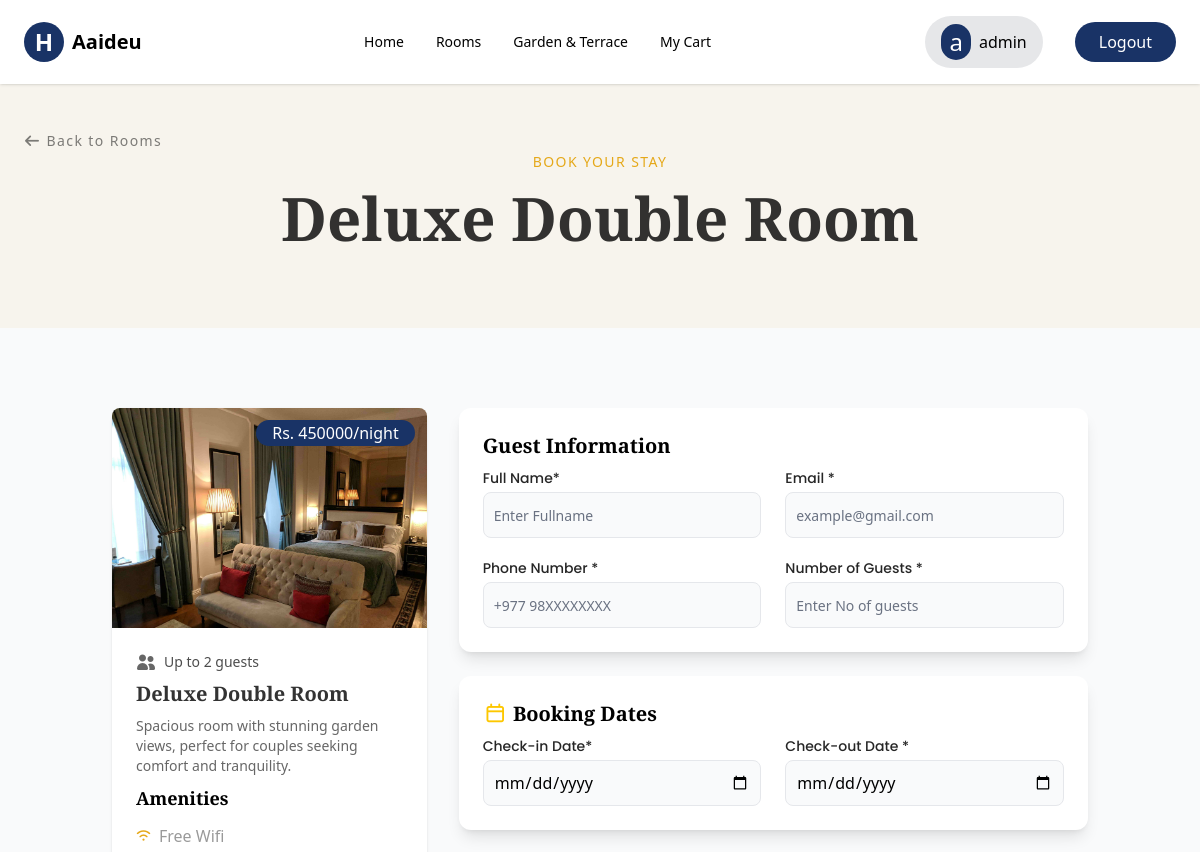
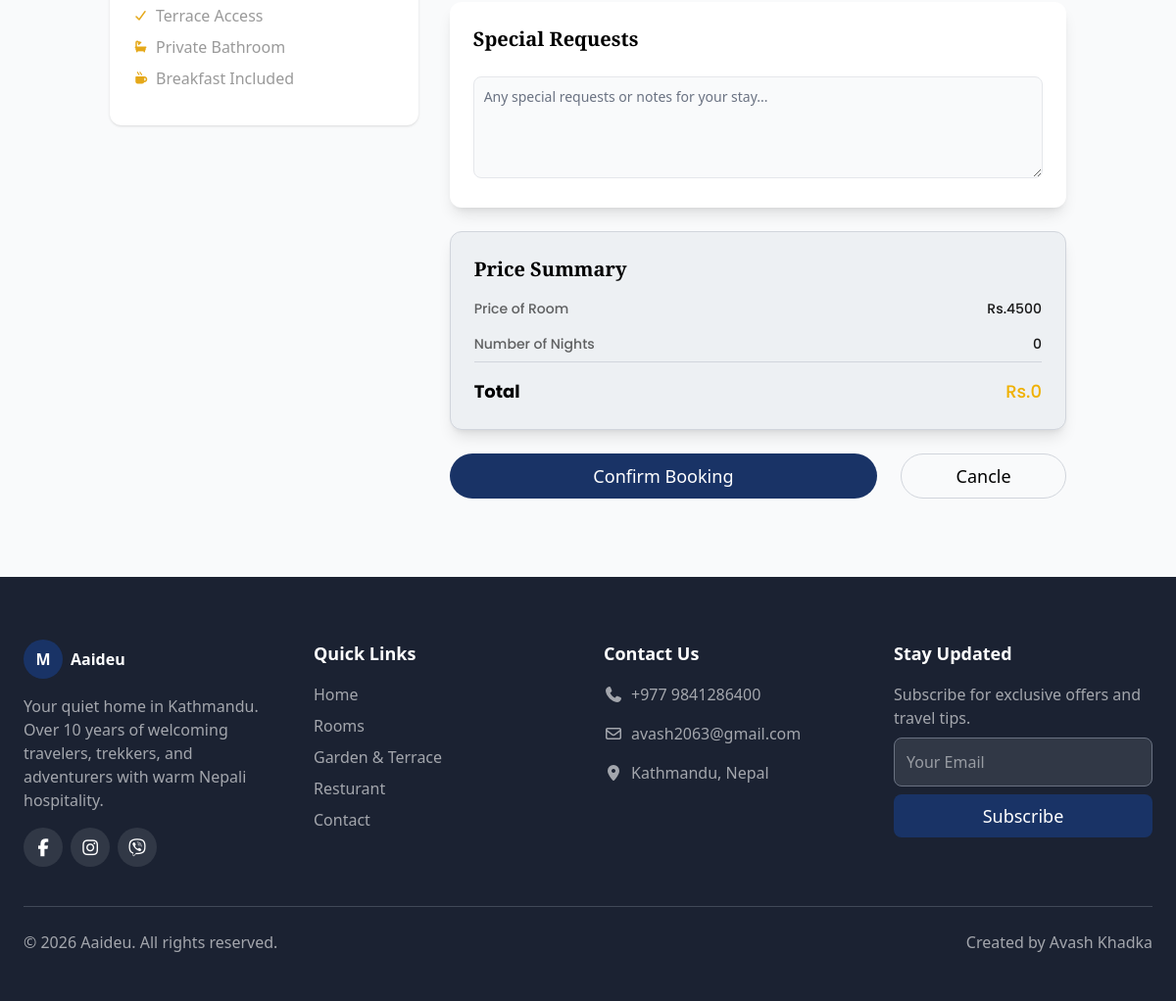
/Pages/checkout.php?id=1 (signed in), run on the app's committed database (2 pictures, top to bottom).
### tables this page shows
CREATE TABLE `rooms` (
  `room_id` int(11) NOT NULL,
  `label` varchar(100) DEFAULT NULL,
  `price` int(11) NOT NULL,
  `no_of_guests` int(11) NOT NULL,
  `description` text DEFAULT NULL,
  `image` text DEFAULT NULL,
  `features` text DEFAULT NULL,
  `available` int(11) DEFAULT 1,
  `created_At` timestamp NOT NULL DEFAULT current_timestamp()
);

### Pages/checkout.php (the view, shortened to what the rows shown need)
<?php
include '../conn.php';
if ($_GET['id']) {
    $id = $_GET['id'];
    $sql = "SELECT * from rooms where room_id = '$id'";
    $res = mysqli_query($conn, $sql);
        $row = mysqli_fetch_assoc($res);
}
?>
<!doctype html>
<html lang="en">
<head>
    <script src="https://cdn.jsdelivr.net/npm/@tailwindcss/browser@4"></script>
    <link rel="stylesheet" href="https://cdnjs.cloudflare.com/ajax/libs/font-awesome/7.0.1/css/all.min.css"
 />
    <link rel="stylesheet" href="../Css/style.css" />
</head>
<body>
    <nav class="container mx-auto">
        <div class="fixed top-0 left-0 right-0 z-40 lg:py-4 text-black shadow-sm bg-white transition-all duration-300"
            id="nav-cont">
            <div class="flex justify-between w-full items-center max-w-7xl ml-auto mr-auto px-6 py-2 lg:py-0">
                <div class="lg:flex gap-8 items-center hidden">
                    <?php
                    if (!$_SESSION['isLogin']) {
                        echo ' <a href="login.php" class=" text-base font-medium text-white transition-all duration-300 bg-primary py-2 px-6 rounded-full">Login</a>';
                    } else {
                        echo '<div class=" flex gap-2 items-center bg-gray-900/10 py-2 px-4 rounded-full text-gray-900  ">
                            <div class=" p-2 h-9 rounded-full text-white bg-primary text-2xl  flex justify-center items-center">' . $_SESSION['username'][0] . '</div>
                            <h1 class="text-base font-medium text-black transition-all duration-300" id="userName">' . $_SESSION['username'] . '</h1>
                        </div><a href="logout.php" class=" text-base font-medium text-white transition-all duration-300 bg-primary py-2 px-6 rounded-full">Logout</a>';
                    }
                    ?>
                </div>
            </div>
        </div>
    </nav>
    <main class="">
        <div class="bg-[#F7F4ED]">
            <section class="max-w-7xl mx-auto relative pt-32 pb-20 px-6 bg-[#F7F4ED]">
                <div class="text-center">
                    <h1 class="text-sm tracking-widest  font-medium text-[#E5A819]">BOOK YOUR STAY</h1>
                    <p class="text-black/80 text-4xl md:text-6xl font-semibold text-playfair mt-4">
                        <?php echo $row['label'] ?>
                    </p>
                </div>
            </section>
        </div>
        <div class="bg-[#F9FAFB]">
            <section class="container mx-auto relative pt-20 pb-20 px-6">
                <div class="max-w-7xl flex gap-8 mx-auto">
                    <div class="flex-1 w-full sticky top-35">
                        <div
                            class="rounded-xl w-full pb-2 bg-white shadow-sm group hover:shadow-xl transition-all duration-400 sticky top-32 ">
                            <div class="text-white absolute z-1 py-px rounded-full px-4 top-3 right-3 bg-[#193366] ">Rs.
                                <?php echo $row['price'] ?>00/night
                            </div>
                            <div class="rounded-t-lg w-full object-cover h-55 overflow-hidden ">
                                <img src="../Assets/rooms/<?php echo $row['image'] ?>" alt=""
                                    class="w-full h-60 group-hover:scale-110 transition-all duration-500 object-cover" />
                            </div>
                            <div class="p-6 flex flex-col">
                                <span class="flex items-center gap-2 mb-2">
                                    <i class="fa-solid fa-user-group text-black/60"></i>
                                    <p class="text-sm text-black/70 font-medium">Up to
                                        <?php echo $row['no_of_guests'] ?>
                                        guests
                                    </p>
                                </span>
                                <h1 class="text-playfair font-semibold text-xl text-black/80 mb-2">
                                    <?php echo $row['label'] ?>
                                </h1>
                                <p class="text-black/60 font-medium mb-2 text-sm"> <?php echo $row['description'] ?></p>
                                <h2 class="text-playfair text-lg text-black font-bold mb-2">Amenities</h2>
                                <div class=" text-[#E5A819] ">
                                    <div class="flex items-center gap-2 py-1 rounded-full">
                                    </div>
                                    <div class="flex items-center gap-2 py-1 rounded-full">
                                    </div>
                                    <div class="flex items-center gap-2 py-1 rounded-full">
                                    </div>
                                    <div class="flex items-center gap-2 py-1 rounded-full">
                                    </div>
                                </div>
                            </div>
                        </div>
                    </div>
                    <form class="flex-2" method="POST">
                        <div class="flex flex-col gap-6">
                            <div class="bg-white p-6 shadow-lg rounded-xl">
                                <h1 class="text-playfair text-xl font-semibold">Guest Information</h1>
                                <div class="grid grid-cols-2 gap-x-6 gap-y-3">
                                    <div class="mt-2 space-y-1">
                                        <h2 class="text-sm font-medium text-poppins text-black/85">Full Name*</h2>
                                    </div>
                                    <div class="mt-2 space-y-1">
                                        <h2 class="text-sm font-medium text-poppins text-black/85">Email *</h2>
                                    </div>
                                    <div class="mt-2 space-y-1">
                                        <h2 class="text-sm font-medium text-poppins text-black/85">Phone Number *</h2>
                                    </div>
                                    <div class="mt-2 space-y-1">
                                        <h2 class="text-sm font-medium text-poppins text-black/85">Number of Guests *
                                        </h2>
                                    </div>
                                </div>
                            </div>
                            <div class="bg-white p-6 shadow-lg rounded-xl">
                                <h1 class="text-playfair text-xl font-semibold"><i
                                        class="text-yellow-400 fa-regular fa-calendar"></i> Booking Dates</h1>
                                <div class="grid grid-cols-2 gap-x-6 gap-y-3">
                                    <div class="mt-2 space-y-1">
                                        <h2 class="text-sm font-medium text-poppins text-black/85">Check-in Date*</h2>
                                    </div>
                                    <div class="mt-2 space-y-1">
                                        <h2 class="text-sm font-medium text-poppins text-black/85">Check-out Date *</h2>
                                    </div>
                                </div>
                            </div>
                            <div class="bg-white p-6 shadow-lg rounded-xl">
                                <h1 class="text-playfair text-xl font-semibold">
                                    Special Requests</h1>
                            </div>
                            <div class="bg-[#EDF0F3] w-full p-6 shadow-lg rounded-xl border border-gray-300">
                                <h1 class="text-playfair text-xl font-semibold">
                                    Price Summary</h1>
                                <div class="w-full flex justify-between mt-4">
                                    <h2 class="text-sm font-medium text-poppins text-black/60">Price of Room</h2>
                                    <h1 class="text-sm font-medium text-poppins text-black/90">
                                        Rs.<?php echo $row['price'] ?></h1>
                                </div>
                                <div class="w-full flex justify-between mt-4">
                                    <h2 class="text-sm font-medium text-poppins text-black/60">Number of Nights</h2>
                                    <h1 class="text-sm font-medium text-poppins text-black/90" id="noDayDisplay">0
                                    </h1>
                                </div>
                                <div class="w-full flex justify-between mt-4">
                                    <h2 class="text-lg text-poppins text-black font-bold">Total</h2>
                                    <h1 class="text-lg text-yellow-500 font-medium text-poppins " id="totalprice">Rs.0
                                    </h1>
                                </div>
                            </div>
                        </div>
                    </form>
                </div>
            </section>
        </div>
    </main>
    <footer class="bg-[#1B2232] pt-10">
        <div class="p-6 max-w-7xl mx-auto">
            <div class="grid grid-cols-1 lg:grid-cols-4 md:grid-cols-2 gap-8 justify-between text-white">
                <span>
                    <div class="flex gap-2 text-white font-bold items-center">
                        <h2 class="bg-[#193366] p-2 rounded-full w-10 h-10 flex justify-center items-center text-white">
                            M</h2>
                        <div>
                            <h1>Aaideu</h1>
                        </div>
                    </div>
                </span>
                <span>
                    <h1 class="text-lg font-semibold">Quick Links</h1>
                </span>
                <span>
                    <h1 class="text-lg font-semibold">Contact Us</h1>
                </span>
                <span>
                    <h1 class="text-lg font-semibold">Stay Updated</h1>
                </span>
            </div>
            <div class="justify-between flex flex-col md:flex-row text-center text-white/60 py-6">
                <h1>© 2026 Aaideu. All rights reserved.</h1>
                <h1>Created by <a href="https://www.avashkhadka.com.np"
                        class="hover:text-blue-500 cursor-pointer transition-colors duration-200">Avash Khadka</a></h1>
            </div>
        </div>
    </footer>
</body>
</html>

### data on the page
rooms: label "Deluxe Double Room", price "4500", image (picture), no_of_guests "2", description "Spacious room with stunning garden views, perfect for couples seeking comfort and tranquility."

### other printed values
$_SESSION['username'][0] "a"
$_SESSION['username'] "admin"
